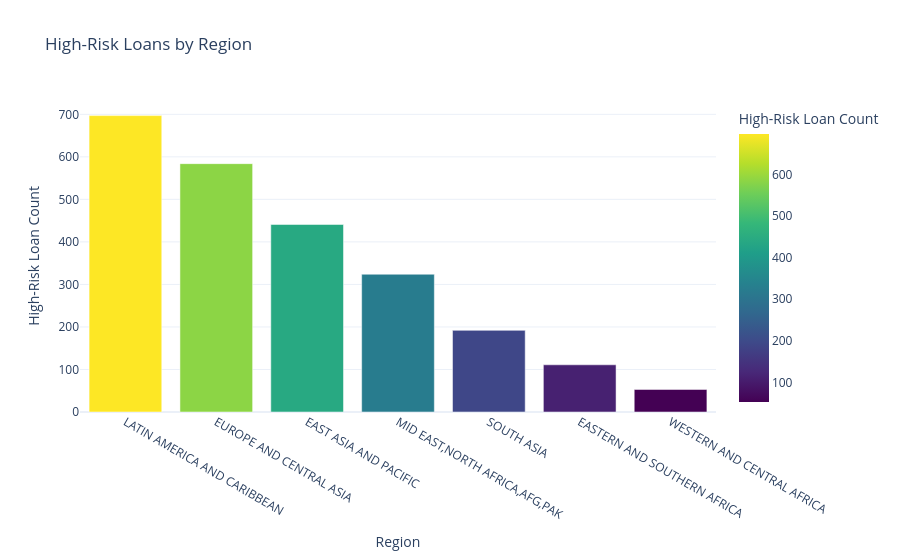

The notebook cell this image was saved under:
### Code cell
high_risk = df[df["risk_score"] >= 3].copy()
print(f"High-risk loans: {len(high_risk)}")

region_summary = (
    high_risk.groupby("Region", dropna=False)
    .agg(loan_count=("Loan Number", "count"), total_commitments=("Original Principal Amount (US$)", "sum"))
    .sort_values(["loan_count", "total_commitments"], ascending=[False, False])
    .head(10)
    .reset_index()
)

country_summary = (
    high_risk.groupby("Country / Economy", dropna=False)
    .agg(loan_count=("Loan Number", "count"), total_commitments=("Original Principal Amount (US$)", "sum"))
    .sort_values(["loan_count", "total_commitments"], ascending=[False, False])
    .head(10)
    .reset_index()
)

print("Top high-risk regions:")
print(region_summary.to_string(index=False))
print("Top high-risk countries:")
print(country_summary.to_string(index=False))

fig = px.bar(
    region_summary,
    x="Region",
    y="loan_count",
    title="High-Risk Loans by Region",
    labels={"loan_count": "High-Risk Loan Count", "Region": "Region"},
    color="loan_count",
    color_continuous_scale="Viridis",
)
fig.update_layout(template="plotly_white")
fig.show()
save_figure(fig, "high_risk_loans_by_region.png")

high_risk.to_csv(FEATURES_DIR / "high_risk_loans.csv", index=False)
print(f"Saved high-risk loans table: {FEATURES_DIR / 'high_risk_loans.csv'}")

### Figure 1 — Plotly figure (JSON) as saved in the notebook; plotly's stock layout.template omitted (floating-point values rounded to 4 significant figures)
{"data": [{"hovertemplate": "Region=%{x}<br>High-Risk Loan Count=%{marker.color}<extra></extra>", "legendgroup": "", "marker": {"color": [697, 584, 441, 324, 192, 111, 53], "coloraxis": "coloraxis", "pattern": {"shape": ""}}, "name": "", "orientation": "v", "showlegend": false, "textposition": "auto", "type": "bar", "x": ["LATIN AMERICA AND CARIBBEAN", "EUROPE AND CENTRAL ASIA", "EAST ASIA AND PACIFIC", "MID EAST,NORTH AFRICA,AFG,PAK", "SOUTH ASIA", "EASTERN AND SOUTHERN AFRICA", "WESTERN AND CENTRAL AFRICA"], "xaxis": "x", "y": [697, 584, 441, 324, 192, 111, 53], "yaxis": "y"}], "layout": {"barmode": "relative", "coloraxis": {"autocolorscale": false, "colorbar": {"title": {"text": "High-Risk Loan Count"}}, "colorscale": [[0, "#440154"], [0.1111, "#482878"], [0.2222, "#3e4989"], [0.3333, "#31688e"], [0.4444, "#26828e"], [0.5556, "#1f9e89"], [0.6667, "#35b779"], [0.7778, "#6ece58"], [0.8889, "#b5de2b"], [1, "#fde725"]]}, "legend": {"tracegroupgap": 0}, "title": {"text": "High-Risk Loans by Region"}, "xaxis": {"anchor": "y", "domain": [0, 1], "title": {"text": "Region"}}, "yaxis": {"anchor": "x", "domain": [0, 1], "title": {"text": "High-Risk Loan Count"}}}}
